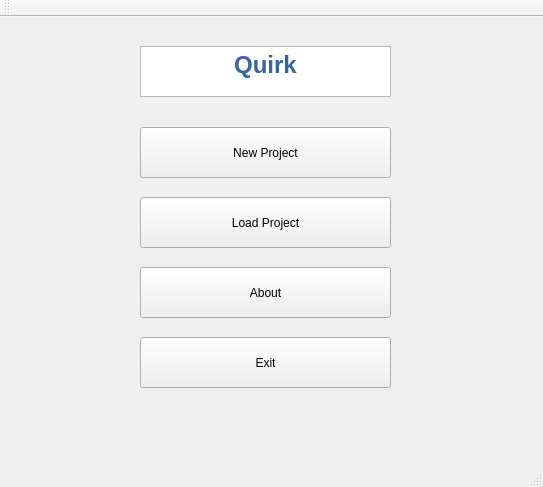
<?xml version="1.0" encoding="UTF-8"?>
<ui version="4.0">
 <class>MainWindow</class>
 <widget class="QMainWindow" name="MainWindow">
  <property name="geometry">
   <rect>
    <x>0</x>
    <y>0</y>
    <width>543</width>
    <height>487</height>
   </rect>
  </property>
  <property name="windowTitle">
   <string>MainWindow</string>
  </property>
  <widget class="QWidget" name="centralWidget">
   <widget class="QPushButton" name="pushButton_New">
    <property name="geometry">
     <rect>
      <x>140</x>
      <y>110</y>
      <width>251</width>
      <height>51</height>
     </rect>
    </property>
    <property name="text">
     <string>New Project</string>
    </property>
   </widget>
   <widget class="QPushButton" name="pushButton_Load">
    <property name="geometry">
     <rect>
      <x>140</x>
      <y>180</y>
      <width>251</width>
      <height>51</height>
     </rect>
    </property>
    <property name="text">
     <string>Load Project</string>
    </property>
   </widget>
   <widget class="QPushButton" name="pushButton_About">
    <property name="geometry">
     <rect>
      <x>140</x>
      <y>250</y>
      <width>251</width>
      <height>51</height>
     </rect>
    </property>
    <property name="text">
     <string>About</string>
    </property>
   </widget>
   <widget class="QTextEdit" name="textEdit">
    <property name="geometry">
     <rect>
      <x>140</x>
      <y>29</y>
      <width>251</width>
      <height>51</height>
     </rect>
    </property>
    <property name="html">
     <string>&lt;!DOCTYPE HTML PUBLIC &quot;-//W3C//DTD HTML 4.0//EN&quot; &quot;http://www.w3.org/TR/REC-html40/strict.dtd&quot;&gt;
&lt;html&gt;&lt;head&gt;&lt;meta name=&quot;qrichtext&quot; content=&quot;1&quot; /&gt;&lt;style type=&quot;text/css&quot;&gt;
p, li { white-space: pre-wrap; }
&lt;/style&gt;&lt;/head&gt;&lt;body style=&quot; font-family:'Open Sans'; font-size:9pt; font-weight:400; font-style:normal;&quot;&gt;
&lt;p align=&quot;center&quot; style=&quot; margin-top:0px; margin-bottom:0px; margin-left:0px; margin-right:0px; -qt-block-indent:0; text-indent:0px;&quot;&gt;&lt;span style=&quot; font-size:18pt; font-weight:600; color:#3465a4;&quot;&gt;Quirk&lt;/span&gt;&lt;/p&gt;&lt;/body&gt;&lt;/html&gt;</string>
    </property>
   </widget>
   <widget class="QPushButton" name="pushButton_Exit">
    <property name="geometry">
     <rect>
      <x>140</x>
      <y>320</y>
      <width>251</width>
      <height>51</height>
     </rect>
    </property>
    <property name="text">
     <string>Exit</string>
    </property>
   </widget>
  </widget>
  <widget class="QMenuBar" name="menuBar">
   <property name="geometry">
    <rect>
     <x>0</x>
     <y>0</y>
     <width>543</width>
     <height>25</height>
    </rect>
   </property>
  </widget>
  <widget class="QToolBar" name="mainToolBar">
   <attribute name="toolBarArea">
    <enum>TopToolBarArea</enum>
   </attribute>
   <attribute name="toolBarBreak">
    <bool>false</bool>
   </attribute>
  </widget>
  <widget class="QStatusBar" name="statusBar"/>
 </widget>
 <layoutdefault spacing="6" margin="11"/>
 <resources/>
 <connections>
  <connection>
   <sender>pushButton_Exit</sender>
   <signal>clicked()</signal>
   <receiver>MainWindow</receiver>
   <slot>close()</slot>
   <hints>
    <hint type="sourcelabel">
     <x>338</x>
     <y>399</y>
    </hint>
    <hint type="destinationlabel">
     <x>337</x>
     <y>446</y>
    </hint>
   </hints>
  </connection>
 </connections>
</ui>
